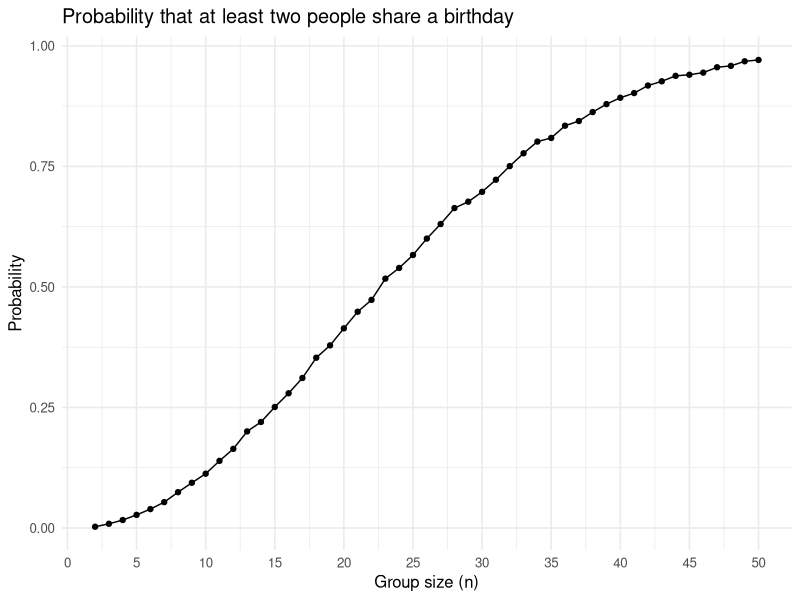
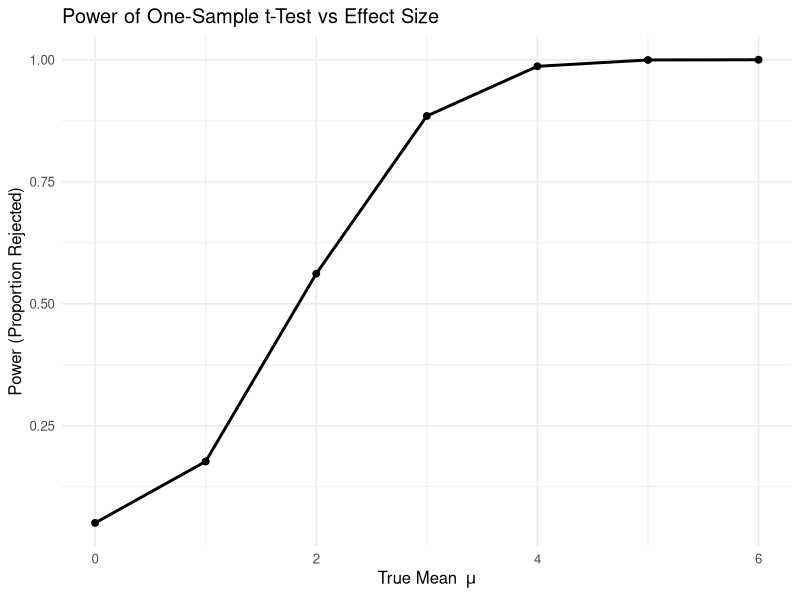
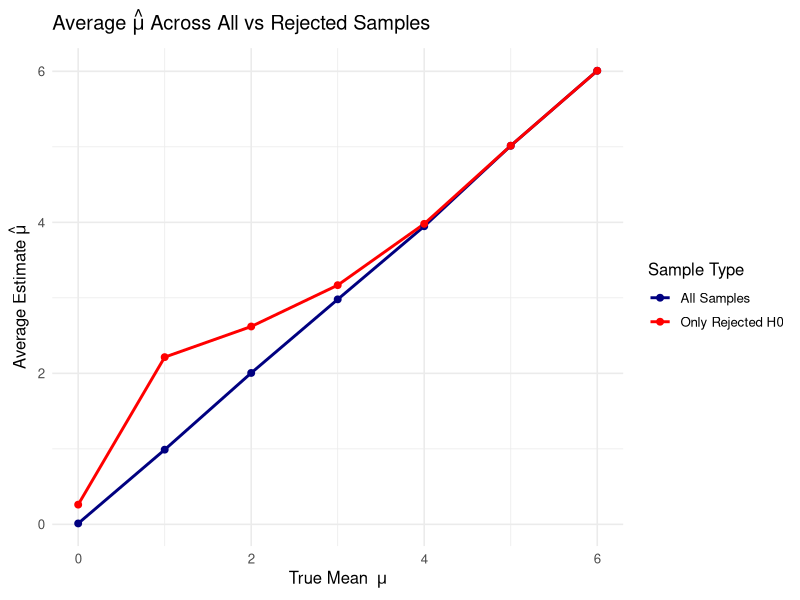

Source code (R) for these figures, in order:
## ---- chunk 1
library(tidyverse)

set.seed(235)
## ---- chunk 2
duplicate_birthday <- function(n) {
birthdays <- sample(1:365, size = n, replace = TRUE)
any(duplicated(birthdays))
}
## ---- chunk 3
duplicate_birthday(2)
duplicate_birthday(23)
duplicate_birthday(50)
## ---- chunk 4
n <- 2:50
repeats <- 10000

prob <- numeric(length(n))

for (i in seq_along(n)) {
  group_size <- n[i]
  prob[i] <- mean(replicate(repeats, duplicate_birthday(group_size)))
}

prob_list <- tibble(n = n, probability = prob)

## ---- chunk 5
ggplot(prob_list, aes(x = n, y = prob)) +
geom_line() +
geom_point() +
scale_x_continuous(breaks = seq(0, 50, by = 5)) +
labs(title = "Probability that at least two people share a birthday",
x = "Group size (n)",
y = "Probability") +
theme_minimal(base_size = 12)
## ---- chunk 6
run_t_sim <- function(mu, n = 30, sigma = 5, repeats = 5000, alpha = 0.05) {
  tibble(rep = 1:repeats) %>%
    mutate(
      data = map(rep, ~ rnorm(n, mean = mu, sd = sigma)),
      test = map(data, ~ broom::tidy(t.test(.x, mu = 0))),
      mu_hat = map_dbl(test, "estimate"),
      p_value = map_dbl(test, "p.value"),
      reject = p_value < alpha
    )
}

mus <- 0:6

results_p2 <- data.frame(
  mu = numeric(),
  power = numeric(),
  mean_mu_hat_all = numeric(),
  mean_mu_hat_reject = numeric()
)

for (m in mus) {
  df <- run_t_sim(mu = m)
  
  power <- mean(df$reject)
  mean_mu_hat_all <- mean(df$mu_hat)
  mean_mu_hat_reject <- if (any(df$reject)) mean(df$mu_hat[df$reject]) else NA
  
  results_p2 <- rbind(
    results_p2,
    data.frame(
      mu = m,
      power = power,
      mean_mu_hat_all = mean_mu_hat_all,
      mean_mu_hat_reject = mean_mu_hat_reject
    )
  )
}

results_p2
## ---- chunk 7
ggplot(results_p2, aes(x = mu, y = power)) +
  geom_line(size = 1) + 
  geom_point(size = 2) +
  labs(
    title = "Power of One-Sample t-Test vs Effect Size",
    x = expression("True Mean " ~ mu),
    y = "Power (Proportion Rejected)"
  ) +
  theme_minimal(base_size = 12)
## ---- chunk 8
results_p2_long <- results_p2 %>%
  pivot_longer(
    cols = c(mean_mu_hat_all, mean_mu_hat_reject),
    names_to = "sample_type",
    values_to = "mean_mu_hat"
  )

ggplot(results_p2_long, aes(x = mu, y = mean_mu_hat, color = sample_type)) +
  geom_line(size = 1) + 
  geom_point(size = 2) +
  labs(
    title = expression("Average " * hat(mu) * " Across All vs Rejected Samples"),
    x = expression("True Mean " ~ mu),
    y = expression("Average Estimate " * hat(mu)),
    color = "Sample Type"
  ) +
  scale_color_manual(
    labels = c("All Samples", "Only Rejected H0"),
    values = c("navy", "red")
  ) +
  theme_minimal(base_size = 12)

